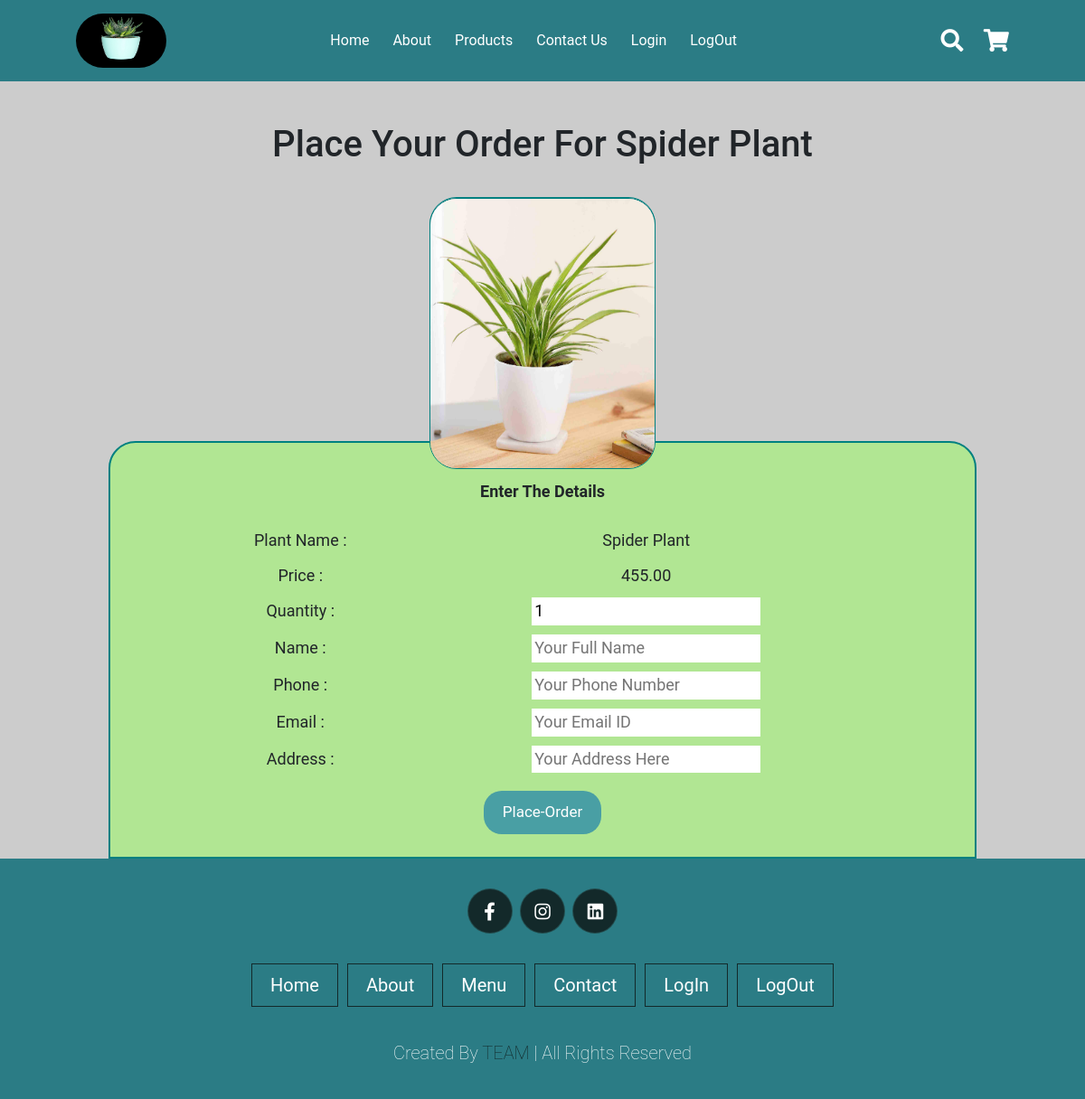
The app's page /place-order.php?id=20 (signed in) with its own data.
### tables this page shows
CREATE TABLE `tb_plant` (
  `id` int unsigned NOT NULL AUTO_INCREMENT,
  `title` varchar(150) DEFAULT NULL,
  `description` text,
  `price` decimal(10,2) DEFAULT NULL,
  `image_name` varchar(255) DEFAULT NULL,
  `category_id` int unsigned DEFAULT NULL,
  `featured` varchar(45) DEFAULT NULL,
  `active` varchar(45) DEFAULT NULL,
  `caring_instructions` text,
  `toxicity` text,
  PRIMARY KEY (`id`)
);

### place-order.php (the view, shortened to what this page needs)
<?php
include('header.php');
?>
<?php
if (!isset($_GET['id'])) {
    $_SESSION['place-order'] = "<div class='failure'>Unauthorized Access!!</div>";
    header('location:' . SITEURL);
    die();
} else {
    $plant_id = $_GET['id'];
    $sql = "SELECT * FROM tb_plant WHERE id = $plant_id";
    $res = mysqli_query($conn, $sql);
    $count_rows = mysqli_num_rows($res);
    if ($count_rows == 1) {
        $row = mysqli_fetch_assoc($res);
        $title = $row['title'];
        $price = $row['price'];
        $image_name = $row['image_name'];
    } else {
        $_SESSION['place-order'] = "<div class='failure'>Plant Not in Database!!</div>";
        header('location:' . SITEURL);
        die();
    }
}
?>
<div class="main-content  mc-bg wrapper">
    <div class="box-container">
        <h2>Place Your Order for <span><?php echo $title; ?></span></h2>
        <br>
        <br>
        <br>
        <div id="current-image">
            <img id="current-image" src="images/plants/<?php echo $image_name; ?>" alt="<?php echo $image_name; ?>">
        </div>
        <form action="" enctype="multipart/form-data" method="post">
            <table class="text-center">
                <tr>
                    <th  colspan="2">Enter the Details</th>
                </tr>
                <tr>
                    <td>Plant Name : </td>
                    <td>
                        <?php echo $title; ?>
                    </td>
                </tr>
                <tr>
                    <td>Price : </td>
                    <td>
                        <?php echo $price ?>
                    </td>
                </tr>
                <tr>
                    <td>Quantity : </td>
                    <td>
                        <input type="number" name="qty" value="<?php echo 1 ?>">
                    </td>
                </tr>
                <tr>
                    <td>Name : </td>
                    <td>
                        <input type="text" name="customer_name" placeholder="Your Full Name" required>
                    </td>
                </tr>
                <tr>
                    <td>Phone : </td>
                    <td>
                        <input type="text" name="customer_contact" placeholder="Your Phone number" required>
                    </td>
                </tr>
                <tr>
                    <td>Email : </td>
                    <td>
                        <input type="email" name="customer_email" placeholder="Your Email ID" required>
                    </td>
                </tr>
                <tr>
                    <td>Address : </td>
                    <td>
                        <input type="text" name="customer_address" placeholder="Your Address here" required>
                    </td>
                </tr>
                <tr>
                    <td colspan="2">
                        <input type="submit" name="submit" value="Place-Order" class="btn">
                    </td>
                </tr>
            </table>
        </form>
    </div>
</div>
<?php include('footer.php'); ?>

### css/my-style.css (style rules this page uses)
:root { --main-color: #499fa4; --black: #2b7c85; --bg: #00ff8b; --border: 0.1rem solid rgba(73, 159, 164, 0.3); }
* { font-family: "Roboto", sans-serif; margin: 0; padding: 0; box-sizing: border-box; outline: none; border: none; text-decoration: none; text-transform: capitalize; transition: 0.2s linear; }
html { font-size: 62.5%; overflow-x: hidden; scroll-padding-top: 9rem; scroll-behavior: smooth; }
body { background: #ccc; }
.btn { margin-top: 1rem; display: inline-block; text-align: center; padding: 1rem 2rem; font-size: 1.7rem; color: #fff; background: var(--main-color); cursor: pointer; border-radius: 2rem; }
.main-content .box-container { margin-top: 15rem; }
.main-content .box-container h2 { width: max-content; margin: 0 auto; font-size: 4rem; line-height: 2rem; }
#current-image { display: flex; justify-content: center; width: 25rem; margin: 0 auto; height: 30rem; border: 1px solid teal; border-radius: 3rem; }
.main-content .box-container form { border: 2px solid teal; border-top-left-radius: 3rem; border-top-right-radius: 3rem; background-color: #b1e693; width: 80%; margin: -3rem auto 0 auto; }
.main-content .box-container form table { width: 80%; font-size: 1.8rem; text-align: right; margin: 2rem auto; }
.main-content .box-container form table td { padding: 0.5rem; }
.main-content .box-container form table th { padding: 2rem 0; }
form table td input { padding: 1px 0.3rem; }

### css/plant-grid.css (style rules this page uses)
*::before, *::after { box-sizing: border-box; }
body { line-height: 1.6; }

### records on screen
tb_plant: title "Spider Plant", image_name (picture), price "455.00"
